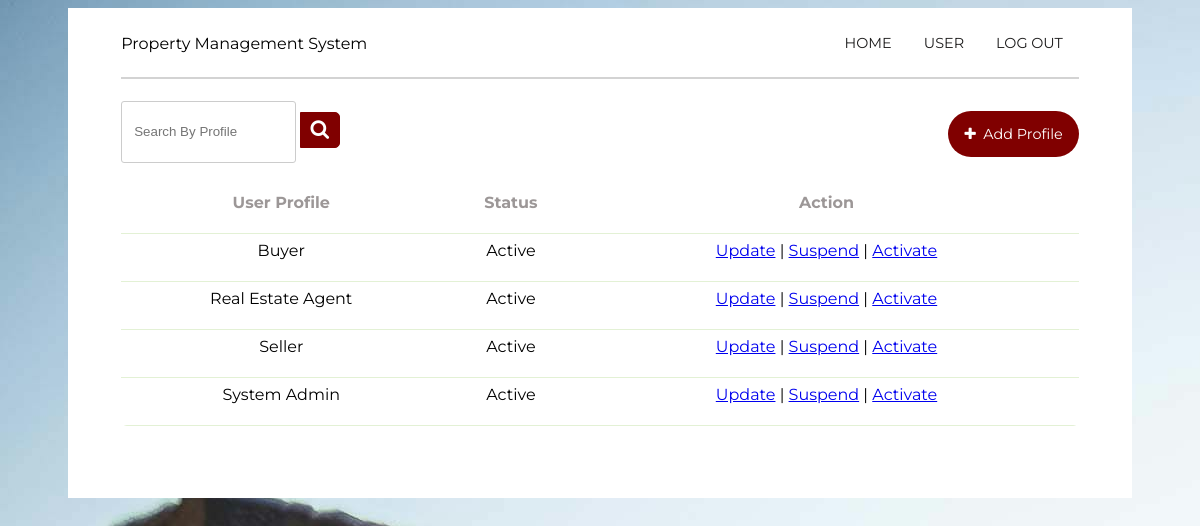
The page /Boundary/SystemAdmin/userProfile.php on the database its author committed.
### tables this page shows
CREATE TABLE `profiles` (
  `userprofile_id` int(10) NOT NULL,
  `profilename` varchar(20) NOT NULL,
  `status` varchar(20) NOT NULL DEFAULT 'Active'
);

### config.php (called while the page is built, shortened)
<?php
class DB {
  function __construct() {
      $this->conn = mysqli_connect(HOST, USER, PASS, DB);
  }
}
?>

### Entity/UserProfileEntity.php (called while the page is built, shortened)
<?php
include_once("../../config.php");
class UserProfile
{
    public function getUserProfiles()
    {
        $conn = mysqli_connect(HOST, USER, PASS, DB);
        $query = "SELECT userprofile_id, profilename, status FROM profiles ORDER BY profilename ASC";
        $result = mysqli_query($conn, $query);
        $userProfiles = array();
        while ($row = mysqli_fetch_assoc($result)) {
            $userProfiles[] = $row;
        }
        return $userProfiles;
    }
}

### Controller/SystemAdmin/getUserProfileCtl.php (called while the page is built)
<?php
include_once("../../Entity/UserProfileEntity.php");
class getUserProfilesCtl
{
    public function getUserProfiles()
    {
        $vuc = new UserProfile();
        $results = $vuc->getUserProfiles();
        return $results;
    }
}

### Boundary/SystemAdmin/userProfile.php (the view, shortened to what this page needs)
<?php
include_once("../../Controller/SystemAdmin/getUserProfileCtl.php");
$userProfileCtl = new getUserProfilesCtl();
$userProfiles = $userProfileCtl->getUserProfiles();
$searchCtl = new searchProfileCtl();
if (isset($_POST['search'])) {
    $search = $_POST['search'];
    if (!empty($search)) {
        $userProfiles = $searchCtl->searchProfile($search);
    } else {
        $userProfiles = $userProfileCtl->getUserProfiles();
    }
} else {
    $userProfiles = $userProfileCtl->getUserProfiles();
}
?>
<!DOCTYPE html>
<html>
<head>
    <link rel="stylesheet" href="../../css/ua_style.css">
    <link rel="stylesheet" href="https://cdnjs.cloudflare.com/ajax/libs/font-awesome/4.7.0/css/font-awesome.min.css">
</head>
<div class="white-box">
    <section>
        <div class="container1">
            <div class="logo">
                    <p>Property Management System </p>
            </div>
            <div class="topnav">
                <a href="index.php" onclick="logout()">LOG OUT</a>
                <a href="userAccount.php">USER</a>
                <a href="userProfile.php">HOME</a>
            </div>
        </div>
    </section>
    <hr>
    <br>
    <br>
    <div class="container1" style="margin-top: -3%; margin-bottom: 3%; ">
        <div class="search">
            <form method="POST">
                <div class="search">
                    <form method="POST">
                        <div class="search-bar">
                            <input type="text" class="searchTerm" name="search" placeholder="Search By Profile" style="height:100%; width:60%; margin-top: -5%;">
                            <button type="submit" class="searchButton" style="margin-top: -5%;">
                                <i class="fa fa-search"></i>
                            </button>
                        </div>
                    </form>
                </div>
            </form>
        </div>
        <div class="topnav" style="margin-top: 1%;">
            <a1 onclick="location.href='addUserProfile.php'" style="margin-left: 5%;">
                <i class="fa fa-plus" aria-hidden="true"></i>&nbsp;&nbsp;Add Profile
            </a1>
        </div>
    </div>
    <table id="profileTable" class="CMtable" style="width:100%">
        <tr>
            <th>User Profile</th>
            <th>Status</th>
            <th>Action</th>
        </tr>
        <?php foreach ($userProfiles as $userprofile) { ?>
            <tr>
                <td contenteditable="true" id="profileTable" class="CMtable"><?php echo is_array($userprofile) ? $userprofile['profilename'] : $userprofile; ?></td>
                <td contenteditable="true" id="profileTable" class="CMtable"><?php echo is_array($userprofile) ? $userprofile['status'] : $userprofile; ?></td>
                <td>
                    <a href="updateUserProfile.php?userprofile_id=<?php echo $userprofile['userprofile_id']; ?>&profilename=<?php echo $userprofile['profilename']; ?>">Update</a> |
                    <a href="suspendUserProfile.php?userprofile_id=<?php echo $userprofile['userprofile_id']; ?>" onClick="return confirm('Are you sure you want to suspend?')">Suspend</a> |
                    <a href="activateUserProfile.php?userprofile_id=<?php echo $userprofile['userprofile_id']; ?>" onClick="return confirm('Are you sure you want to activate?')">Activate</a>
                </td>
            </tr>
        <?php } ?>
    </table>
    <br>
</div>
</body>
</html>

### css/ua_style.css (style rules this page uses)
.topnav { overflow: hidden; }
.topnav a { float: right; color: #1e1d1d; text-align: center; padding: 14px 16px; text-decoration: none; font-size: 90%; font-family: 'Montserrat', sans-serif; }
.container1 { display: grid; align-items: center; grid-template-columns: 30ch auto; column-gap: 10%; padding-top: 1%; }
.white-box { background-color: white; color: black; padding-left: 5%; padding-right: 5%; padding-bottom: 5%; }
form { display: inline-block; }
table { border-collapse: separate; }
td, th { padding-left: 1.5%; padding-right: 1.5%; padding-bottom: 1.5%; }
input[type=text] { width: 200%; margin-bottom: 20px; padding: 12px; border: 1px solid #ccc; border-radius: 3px; }
hr { border: 1px solid lightgrey; }
.search { width: 100%; position: relative; display: flex; height: 36px; }
.searchTerm { width: 100%; border: 3px solid #800000; border-right: none; padding: 5px; height: 20px; border-radius: 5px 0 0 5px; outline: #800000; color: #800000; height: 25%; }
.searchButton { width: 40px; height: 100%; border: 1px solid #800000; background: #800000; text-align: center; color: #fff; border-radius: 0 5px 5px 0; cursor: pointer; font-size: 20px; }
table.CMtable { border-spacing: 1; border-collapse: collapse; background:rgb(255, 255, 255); border-radius:6px; overflow:hidden; width:100%; margin:0 auto; position:relative; }
table.CMtable td,th { padding-left:8px; text-align: center; vertical-align: middle; position: relative; }
table.CMtable th { height:20%; background-color: white; font-size:16px; text-align: center; color:#9c9797; }
table.CMtable tbody tr { height:48px; border-bottom:1px solid #E3F1D5 ; }
.topnav a1 { float: right; color: #ffffff; text-align: center; padding: 14px 16px; text-decoration: none; font-size: 90%; font-family: 'Montserrat', sans-serif; border-radius: 25px; background-color: #800000; }

### rows shown on the page
profiles: profilename "Buyer", status "Active"
profiles: profilename "Real Estate Agent", status "Active"
profiles: profilename "Seller", status "Active"
profiles: profilename "System Admin", status "Active"
